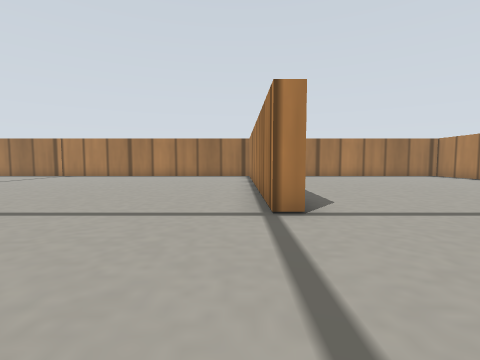
[1] (above)

16 first-person views from a walk through a Gazebo world. The camera is 0.08 m above the floor, tilts 4° down and sees 85° across. The floor is counted in squares, 0.1 m on a side. Each view is taken from the middle of a square. On the plan, view 1 faces up. The plan holds only what a view shows up to about 10 squares ahead; the rest is blank. Robots are left out. Simple patterns stand in for the simulator's built-in surfaces.

[2]
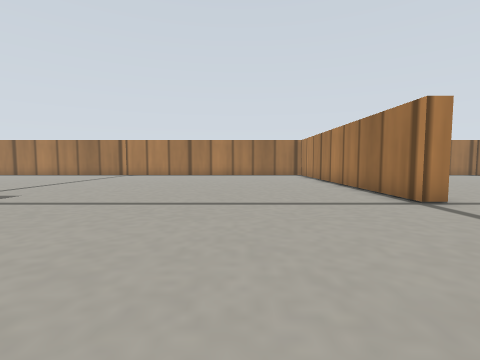

[3]
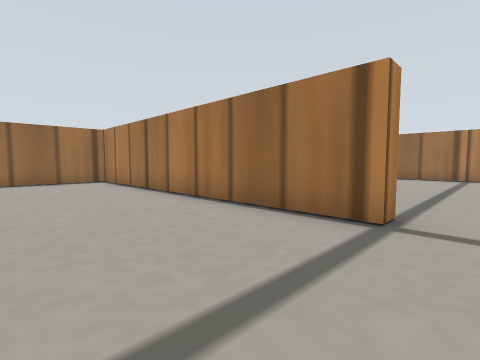

[4]
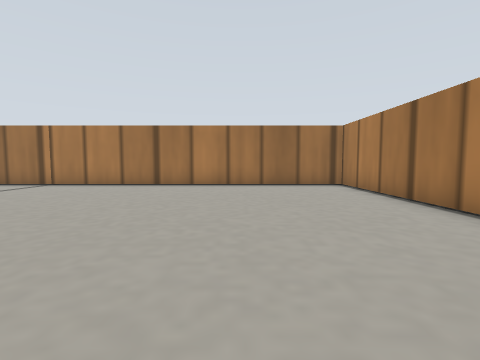

[5]
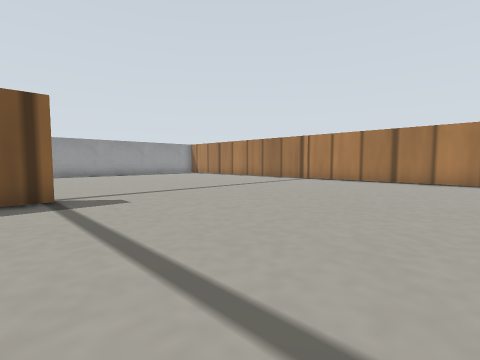

[6]
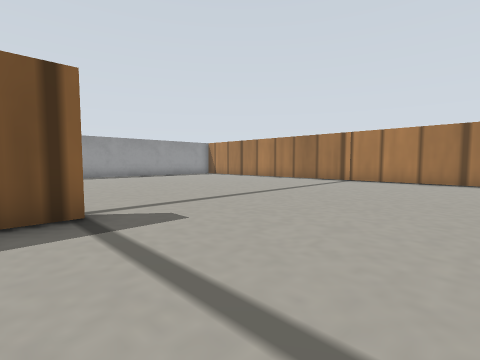

[7]
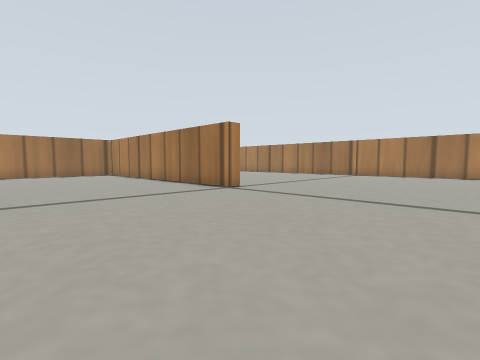

[8]
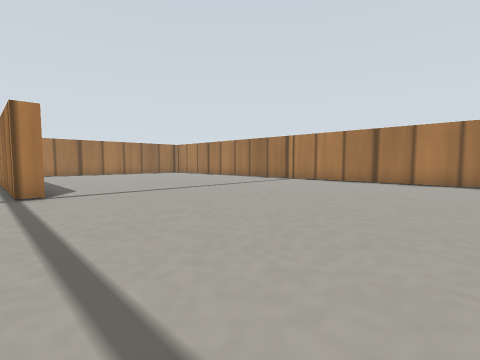

[9]
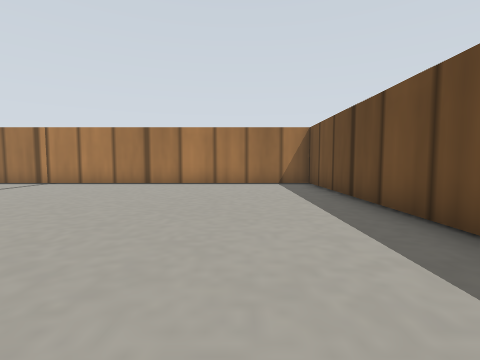

[10]
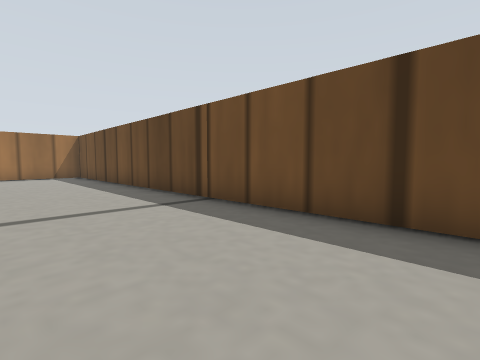

[11]
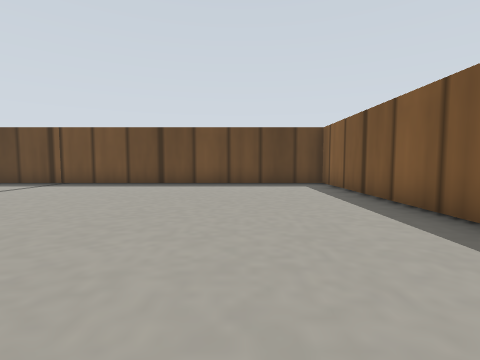

[12]
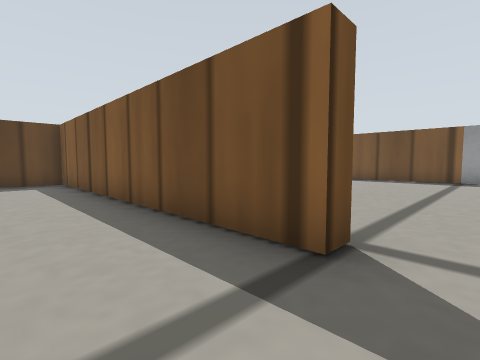

[13]
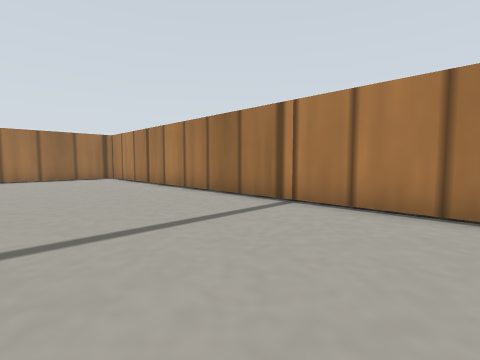

[14]
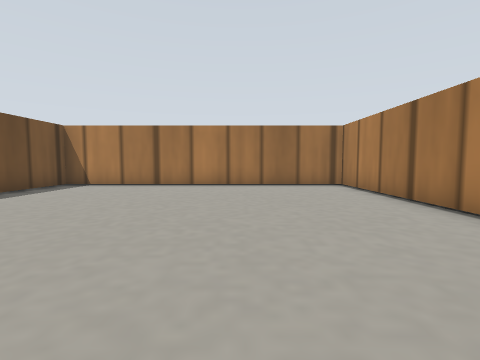

[15]
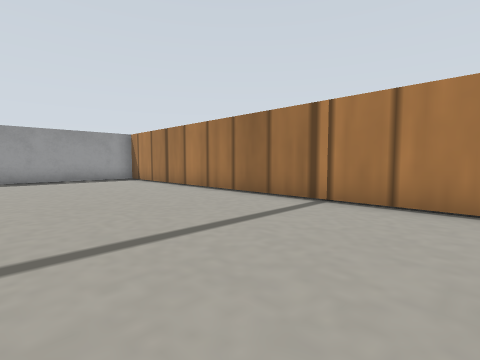

[16]
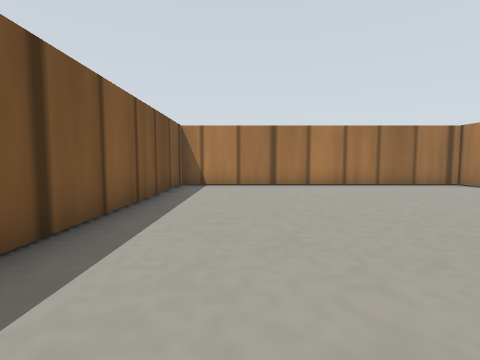

### Floor plan
Points are (right, up) in squares from view 1. A wall is a line through its corners. A room is listed if a view was taken in it or the views show most of it. See-through windows are left out.
Room 1 (views 1, 2, 3, 4, 5, 6, 7, 8, 10, 11, 12, 15)
walls: (0.5, 4) (0.5, 14) (-9.5, 14); (-9.6, 4) (-9, 4) (-9, -5.5) (0.5, -5.5)
ways out: opening at (1, -0.5) to room 2; opening at (-9, 9)
Room 2 (views 9, 13, 14, 16)
walls: (1.1, 4) (0.5, 4); (0.5, -5.5) (10.5, -5.5) (10.5, 14) (1, 14) (1, 7.1)
ways out: opening at (1, -0.5) to room 1

Where each view was taken, in squares from view 1:
view 1: 0 up, 0 right, facing up
view 2: 1 down, 3 left, facing up
view 3: 3 up, 3 left, facing up-right
view 4: 5 up, 3 left, facing up
view 5: 3 up, 3 left, facing up-left
view 6: 3 up, 5 left, facing up-left
view 7: 2 down, 5 left, facing up-right
view 8: 3 down, 0 right, facing up-right
view 9: 3 down, 1 right, facing right
view 10: 2 down, 4 left, facing down-right
view 11: 4 up, 6 left, facing down
view 12: 5 up, 7 left, facing down-left
view 13: 1 up, 6 right, facing up-right
view 14: 5 up, 7 right, facing up
view 15: 9 up, 7 left, facing up-left
view 16: 5 up, 3 right, facing up
